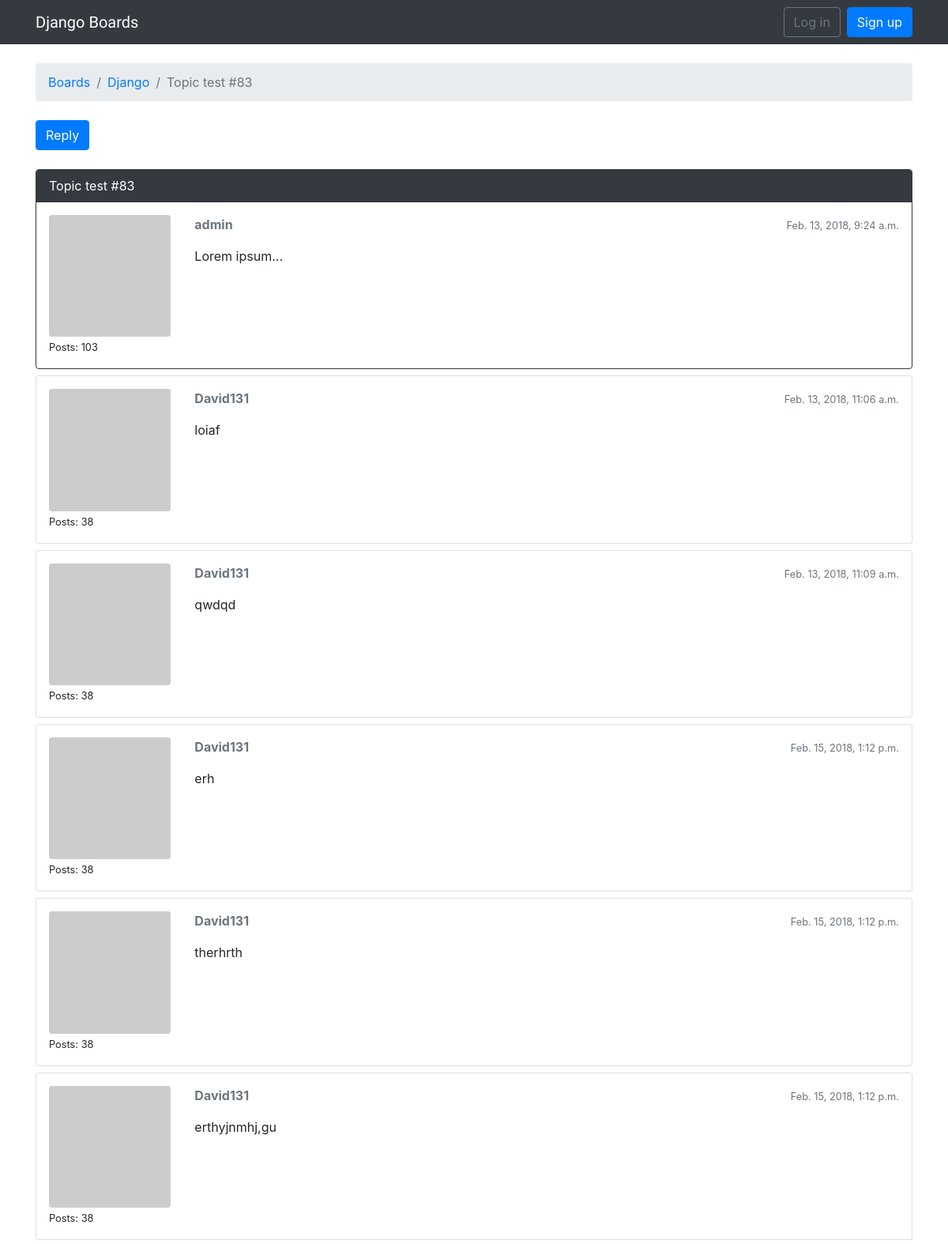
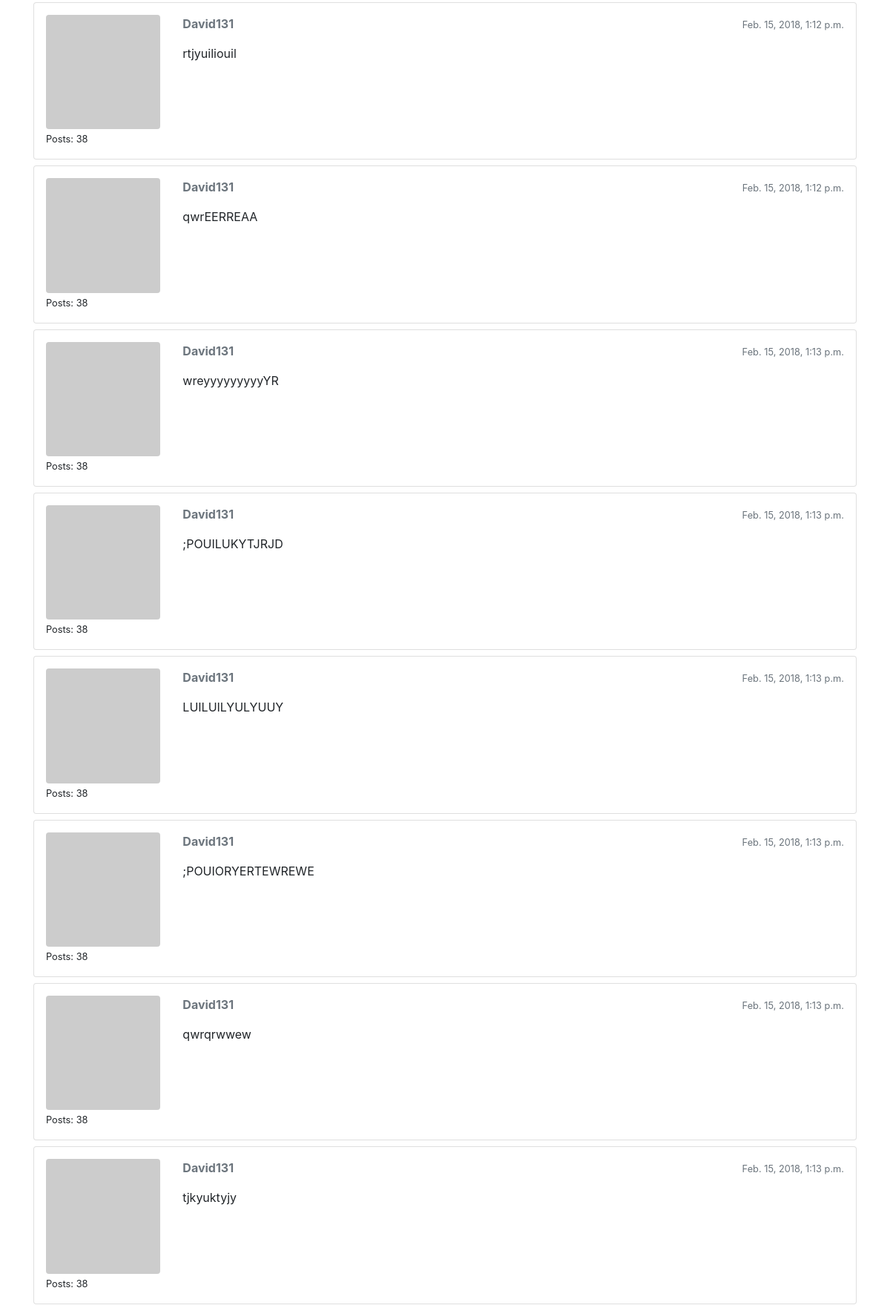
Page /boards/1/topics/89/ (upper part) on the committed database (2 pictures, top to bottom).
### boards/models.py (models this page shows, shortened)
class Topic(models.Model):
    subject = models.CharField(max_length=255)
    last_updated = models.DateTimeField(auto_now_add=True)
    board = models.ForeignKey(Board, on_delete=models.CASCADE, related_name='topics')
    starter = models.ForeignKey(User, on_delete=models.CASCADE, related_name='topics')
    views = models.PositiveIntegerField(default=0)  # <- here

class Board(models.Model):
    name = models.CharField(max_length=30, unique=True)
    description = models.CharField(max_length=100)

class Post(models.Model):
    message = models.TextField(max_length=4000)
    topic = models.ForeignKey(Topic, on_delete=models.CASCADE, related_name='posts')
    created_at = models.DateTimeField(auto_now_add=True)
    updated_at = models.DateTimeField(null=True)
    created_by = models.ForeignKey(User, on_delete=models.CASCADE, related_name='posts')
    updated_by = models.ForeignKey(User, on_delete=models.CASCADE,  null=True, related_name='+')
    def get_message_as_markdown(self):
        return mark_safe(markdown(self.message, safe_mode='escape'))

### boards/views.py (the view)
# urls.py: re_path(r'^boards/(?P<pk>\d+)/topics/(?P<topic_pk>\d+)/$', views.PostListView.as_view(), name='topic_posts'),
class PostListView(ListView):
    model = Post
    context_object_name = 'posts'
    template_name = 'topic_posts.html'
    paginate_by = 20
    def get_context_data(self, **kwargs):
        session_key = 'viewed_topic_{}'.format(self.topic.pk)  # <-- here
        if not self.request.session.get(session_key, False):
            self.topic.views += 1
            self.topic.save()
            self.request.session[session_key] = True           # <-- until here
        kwargs['topic'] = self.topic
        return super().get_context_data(**kwargs)
    def get_queryset(self):
        self.topic = get_object_or_404(Topic, board__pk=self.kwargs.get('pk'), pk=self.kwargs.get('topic_pk'))
        queryset = self.topic.posts.order_by('created_at')
        return queryset

### boards/templatetags/gravatar.py (called while the page is built)
@register.filter
def gravatar(user):
    email = user.email.lower().encode('utf-8')
    default = 'mm'
    size = 256
    url = 'https://www.gravatar.com/avatar/{md5}?{params}'.format(
        md5=hashlib.md5(email).hexdigest(),
        params=urlencode({'d': default, 's': str(size)})
    )
    return url

### templates/topic_posts.html (shortened to what this page needs)
{% extends 'base.html' %}
{% load gravatar %}
{% block breadcrumb %}
  <li class="breadcrumb-item"><a href="{% url 'home' %}">Boards</a></li>
  <li class="breadcrumb-item"><a href="{% url 'board_topics' topic.board.pk %}">{{ topic.board.name }}</a></li>
  <li class="breadcrumb-item active">{{ topic.subject }}</li>
{% endblock %}
{% block content %}
  <div class="mb-4">
    <a href="{% url 'reply_topic' topic.board.pk topic.pk %}" class="btn btn-primary" role="button">Reply</a>
  </div>
  {% for post in posts %}
  <div id="{{ post.pk }}" class="card {% if forloop.last %}mb-4{% else %}mb-2{% endif %} {% if forloop.first %}border-dark{% endif %}">
      {% if forloop.first %}
        <div class="card-header text-white bg-dark py-2 px-3">{{ topic.subject }}</div>
      {% endif %}
      <div class="card-body p-3">
        <div class="row">
          <div class="col-2">
            <img src="{{ post.created_by|gravatar }}" alt="{{ post.created_by.username }}" class="w-100 rounded">
            <small>Posts: {{ post.created_by.posts.count }}</small>
          </div>
          <div class="col-10">
            <div class="row mb-3">
              <div class="col-6">
                <strong class="text-muted">{{ post.created_by.username }}</strong>
              </div>
              <div class="col-6 text-right">
                <small class="text-muted">{{ post.created_at }}</small>
              </div>
            </div>
            {{ post.get_message_as_markdown }}
          </div>
        </div>
      </div>
    </div>
  {% endfor %}
{% endblock %}

### rows in the picture
Topic: board.name "Django", subject "Topic test #83"
Post: created_by.posts.count "103", created_by.username "admin", created_at "Feb. 13, 2018, 9:24 a.m.", get_message_as_markdown "Lorem ipsum..."
Post: created_by.posts.count "38", created_by.username "David131", created_at "Feb. 13, 2018, 11:06 a.m.", get_message_as_markdown "loiaf"
Post: created_by.posts.count "38", created_by.username "David131", created_at "Feb. 13, 2018, 11:09 a.m.", get_message_as_markdown "qwdqd"
Post: created_by.posts.count "38", created_by.username "David131", created_at "Feb. 15, 2018, 1:12 p.m.", get_message_as_markdown "erh"
Post: created_by.posts.count "38", created_by.username "David131", created_at "Feb. 15, 2018, 1:12 p.m.", get_message_as_markdown "therhrth"
Post: created_by.posts.count "38", created_by.username "David131", created_at "Feb. 15, 2018, 1:12 p.m.", get_message_as_markdown "erthyjnmhj,gu"
Post: created_by.posts.count "38", created_by.username "David131", created_at "Feb. 15, 2018, 1:12 p.m.", get_message_as_markdown "rtjyuiliouil"
Post: created_by.posts.count "38", created_by.username "David131", created_at "Feb. 15, 2018, 1:12 p.m.", get_message_as_markdown "qwrEERREAA"
Post: created_by.posts.count "38", created_by.username "David131", created_at "Feb. 15, 2018, 1:13 p.m.", get_message_as_markdown "wreyyyyyyyyyYR"
Post: created_by.posts.count "38", created_by.username "David131", created_at "Feb. 15, 2018, 1:13 p.m.", get_message_as_markdown ";POUILUKYTJRJD"
Post: created_by.posts.count "38", created_by.username "David131", created_at "Feb. 15, 2018, 1:13 p.m.", get_message_as_markdown "LUILUILYULYUUY"
Post: created_by.posts.count "38", created_by.username "David131", created_at "Feb. 15, 2018, 1:13 p.m.", get_message_as_markdown ";POUIORYERTEWREWE"
Post: created_by.posts.count "38", created_by.username "David131", created_at "Feb. 15, 2018, 1:13 p.m.", get_message_as_markdown "qwrqrwwew"
Post: created_by.posts.count "38", created_by.username "David131", created_at "Feb. 15, 2018, 1:13 p.m.", get_message_as_markdown "tjkyuktyjy"
